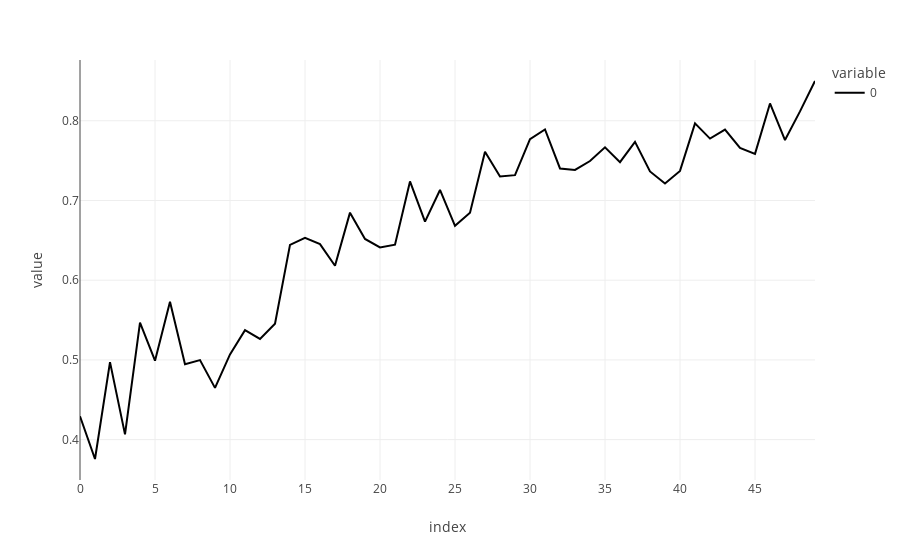

The cell this chart's notebook holds for it:
### Code cell
px.line(disc_loss).show()

### Figure 1 — Plotly figure (JSON) as saved in the notebook; plotly's stock layout.template omitted (floating-point values rounded to 4 significant figures)
{"data": [{"hovertemplate": "variable=0<br>index=%{x}<br>value=%{y}<extra></extra>", "legendgroup": "0", "line": {"color": "#000001", "dash": "solid"}, "marker": {"symbol": "circle"}, "mode": "lines", "name": "0", "orientation": "v", "showlegend": true, "x": [0, 1, 2, 3, 4, 5, 6, 7, 8, 9, 10, 11, 12, 13, 14, 15, 16, 17, 18, 19, 20, 21, 22, 23, 24, 25, 26, 27, 28, 29, 30, 31, 32, 33, 34, 35, 36, 37, 38, 39, 40, 41, 42, 43, 44, 45, 46, 47, 48, 49], "xaxis": "x", "y": [0.4292, 0.3757, 0.4973, 0.4066, 0.5468, 0.4991, 0.573, 0.4947, 0.4997, 0.4649, 0.5069, 0.5373, 0.5264, 0.5453, 0.6444, 0.6532, 0.6452, 0.6182, 0.6848, 0.6518, 0.6411, 0.6446, 0.7239, 0.6734, 0.7132, 0.6682, 0.6845, 0.7611, 0.73, 0.7317, 0.7769, 0.7892, 0.7402, 0.7384, 0.7495, 0.7667, 0.748, 0.7736, 0.7364, 0.7213, 0.7371, 0.7967, 0.7776, 0.7889, 0.7659, 0.7585, 0.8217, 0.7758, 0.8117, 0.8499], "yaxis": "y", "type": "scatter"}], "layout": {"xaxis": {"anchor": "y", "domain": [0.0, 1.0], "title": {"text": "index"}}, "yaxis": {"anchor": "x", "domain": [0.0, 1.0], "title": {"text": "value"}}, "legend": {"title": {"text": "variable"}, "tracegroupgap": 0}, "margin": {"t": 60}}}
